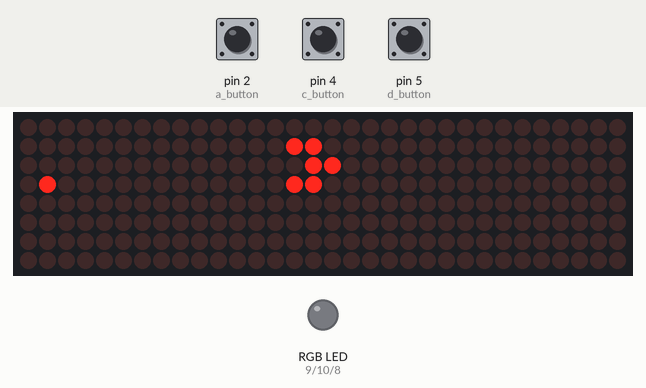
Recording of a sketch running on a simulated Arduino Uno, built with avr-gcc and run on an emulated ATmega328P. Parts: 32×8 LED matrix, an RGB LED mixed from three pins (HIGH = lit). The test bench sets the inputs (shaded band); at power-on: pin 2 (a_button) HIGH, pin 4 (c_button) LOW, pin 5 (d_button) LOW. Random numbers use the default seed unless the sketch sets one.

Above: at 1.2 s.
1.3 s: pin 2 (a_button) pulled LOW for 3.2 s
At 5.8 s:
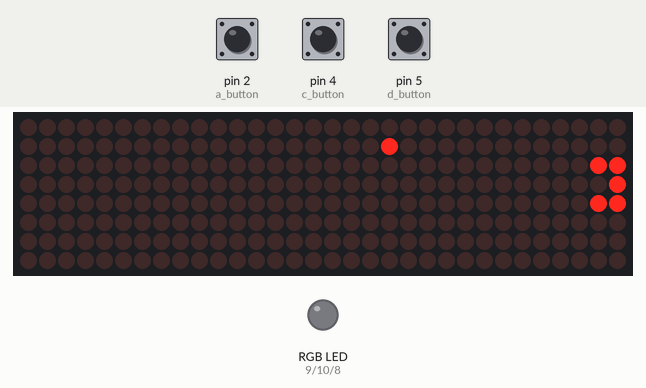
6.0 s: pin 4 (c_button) pulled HIGH for 1 s
At 7.5 s:
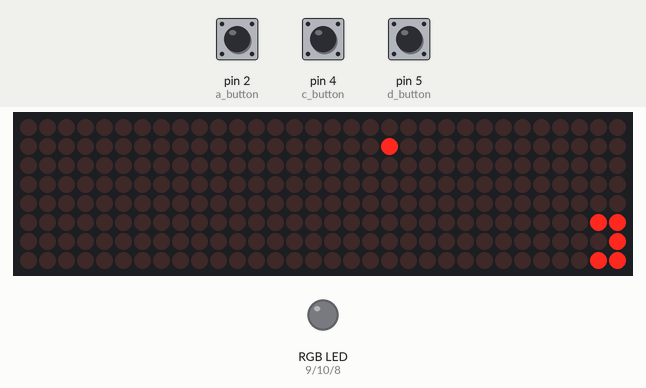
8.5 s: pin 2 (a_button) pulled LOW for 1 s
At 8.67 s:
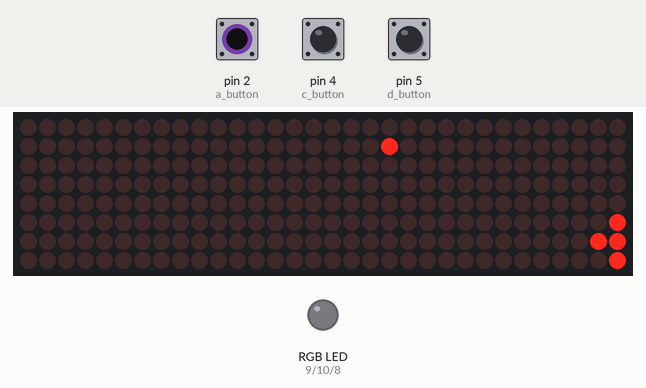
10.1 s: pin 4 (c_button) pulled HIGH for 0.15 s
At 10.21 s:
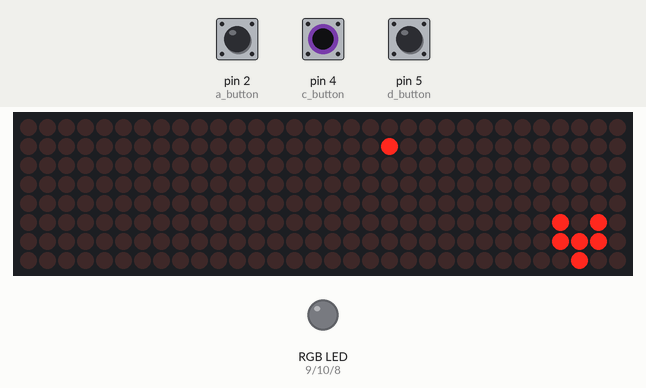
13.2 s: pin 2 (a_button) pulled LOW for 3.2 s
At 13.63 s:
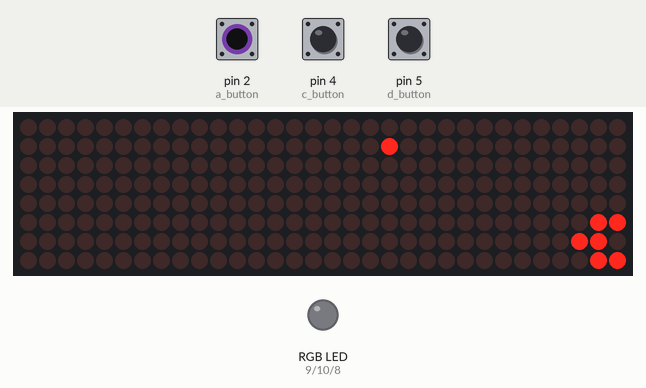
17.0 s: pin 4 (c_button) pulled HIGH for 0.15 s
At 17.11 s:
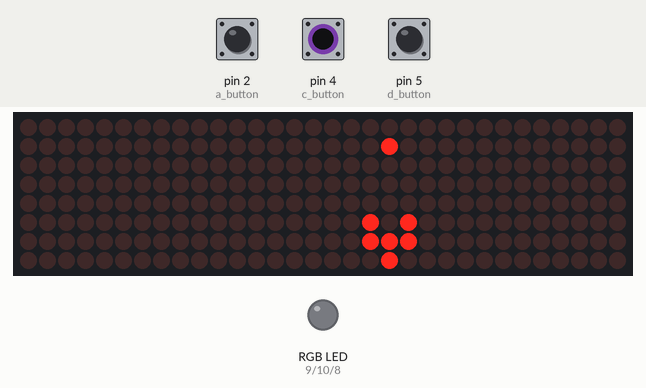
Timing chart, 0 to 20.0 s (numbered marks = the images above; inputs shaded):
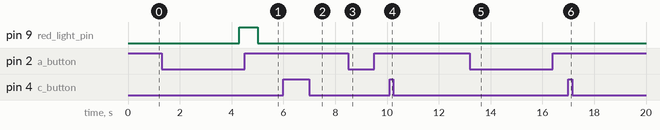

The sketch:

source_code.ino
```cpp
#include "LedControl.h"

#include "binary.h"

const int a_button = 2;
const int b_button = 3;
const int c_button = 4;
const int d_button = 5;
const int e_button = 6;
const int f_button = 7;

const int red_light_pin = 9;
const int green_light_pin = 10;
const int blue_light_pin = 8;

// center coordinates of the plane
int plane_x;
int plane_y;
int planeCurrentDisplay;

// direction of the plane
int planeDirection;

// direction constants
const int LEFT = 0;
const int RIGHT = 1;
const int UP = 2;
const int DOWN = 3;

// target coordinates
int target_x;
int target_y;
int targetCurrentDisplay;

// bullet coordinates
int bullet_x;
int bullet_y;
int bulletCurrentDisplay;

// number of the 8x8 led matrices
const int numDevices = 4;
LedControl lc = LedControl(12, 13, 11, numDevices);

void setup() {

  // sets up RGB led pins
  pinMode(red_light_pin, OUTPUT);
  pinMode(green_light_pin, OUTPUT);
  pinMode(blue_light_pin, OUTPUT);

  // sets up joystick buttons
  pinMode(a_button, INPUT);
  pinMode(c_button, INPUT);
  pinMode(d_button, INPUT);
  pinMode(b_button, INPUT);
  pinMode(f_button, INPUT);
  pinMode(e_button, INPUT);

  // sets up led matrices
  lc.shutdown(0, false);
  lc.setIntensity(0, 8);
  lc.clearDisplay(0);

  lc.shutdown(1, false);
  lc.setIntensity(1, 8);
  lc.clearDisplay(1);

  lc.shutdown(2, false);
  lc.setIntensity(2, 8);
  lc.clearDisplay(2);

  lc.shutdown(3, false);
  lc.setIntensity(3, 8);
  lc.clearDisplay(3);

  RGB_color(0, 0, 0);
  startNewGame();
}

void generateNewTarget() {
  targetCurrentDisplay = random(0, 4);
  if (targetCurrentDisplay == planeCurrentDisplay) {
    if (planeCurrentDisplay == 3) {
      --targetCurrentDisplay;
    } else {
      ++targetCurrentDisplay;
    }
  }
  target_x = random(1, 7);
  target_y = random(1, 7);
}

void drawDown() {
  lc.setLed(planeCurrentDisplay, plane_x, plane_y, true);
  lc.setLed(planeCurrentDisplay, plane_x - 1, plane_y, true);
  lc.setLed(planeCurrentDisplay, plane_x + 1, plane_y, true);

  if (plane_y == 0) {
    lc.setLed(planeCurrentDisplay + 1, plane_x + 1, 7, true);
    lc.setLed(planeCurrentDisplay + 1, plane_x - 1, 7, true);
  } else {
    lc.setLed(planeCurrentDisplay, plane_x + 1, plane_y - 1, true);
    lc.setLed(planeCurrentDisplay, plane_x - 1, plane_y - 1, true);
  }

  if (plane_y == 7) {
    lc.setLed(planeCurrentDisplay - 1, plane_x, 0, true);
  } else {
    lc.setLed(planeCurrentDisplay, plane_x, plane_y + 1, true);
  }

}

void drawUp() {
  lc.setLed(planeCurrentDisplay, plane_x, plane_y, true);
  lc.setLed(planeCurrentDisplay, plane_x - 1, plane_y, true);
  lc.setLed(planeCurrentDisplay, plane_x + 1, plane_y, true);

  if (plane_y == 7) {
    lc.setLed(planeCurrentDisplay - 1, plane_x + 1, 0, true);
    lc.setLed(planeCurrentDisplay - 1, plane_x - 1, 0, true);
  } else {
    lc.setLed(planeCurrentDisplay, plane_x + 1, plane_y + 1, true);
    lc.setLed(planeCurrentDisplay, plane_x - 1, plane_y + 1, true);
  }

  if (plane_y == 0) {
    lc.setLed(planeCurrentDisplay + 1, plane_x, 7, true);
  } else {
    lc.setLed(planeCurrentDisplay, plane_x, plane_y - 1, true);
  }
}

void drawLeft() {
  lc.setLed(planeCurrentDisplay, plane_x, plane_y, true);
  lc.setLed(planeCurrentDisplay, plane_x + 1, plane_y, true);

  if (plane_y == 0) {
    lc.setLed(planeCurrentDisplay + 1, plane_x, 7, true);
    lc.setLed(planeCurrentDisplay + 1, plane_x - 1, 7, true);
  } else {
    lc.setLed(planeCurrentDisplay, plane_x, plane_y - 1, true);
    lc.setLed(planeCurrentDisplay, plane_x - 1, plane_y - 1, true);
  }

  if (plane_y == 7) {
    lc.setLed(planeCurrentDisplay - 1, plane_x, 0, true);
    lc.setLed(planeCurrentDisplay - 1, plane_x - 1, 0, true);
  } else {
    lc.setLed(planeCurrentDisplay, plane_x, plane_y + 1, true);
    lc.setLed(planeCurrentDisplay, plane_x - 1, plane_y + 1, true);
  }

}

void drawRight() {
  lc.setLed(planeCurrentDisplay, plane_x, plane_y, true);
  lc.setLed(planeCurrentDisplay, plane_x - 1, plane_y, true);

  if (plane_y == 0) {
    lc.setLed(planeCurrentDisplay + 1, plane_x, 7, true);
    lc.setLed(planeCurrentDisplay + 1, plane_x + 1, 7, true);
  } else {
    lc.setLed(planeCurrentDisplay, plane_x, plane_y - 1, true);
    lc.setLed(planeCurrentDisplay, plane_x + 1, plane_y - 1, true);
  }

  if (plane_y == 7) {
    lc.setLed(planeCurrentDisplay - 1, plane_x, 0, true);
    lc.setLed(planeCurrentDisplay - 1, plane_x + 1, 0, true);
  } else {
    lc.setLed(planeCurrentDisplay, plane_x, plane_y + 1, true);
    lc.setLed(planeCurrentDisplay, plane_x + 1, plane_y + 1, true);
  }
}

void draw() {
  clearDisplays();

  // draws the bullet
  lc.setLed(targetCurrentDisplay, target_x, target_y, true);

  // draws the plane in on of the directions
  switch (planeDirection) {
  case UP:
    drawUp();
    break;
  case DOWN:
    drawDown();
    break;
  case LEFT:
    drawLeft();
    break;
  case RIGHT:
    drawRight();
    break;
  default:
    break;
  }
}

void waitWhilePressed(int button, bool maxDelay) {
  int delaySum = 0;
  while (digitalRead(button) == LOW && delaySum < 200) {
    delay(1);
    if (maxDelay) {
      ++delaySum;
    }
  }
}

void clearDisplays() {
  for (int i = 0; i < 4; ++i) {
    lc.clearDisplay(i);
  }
}

void buttonUpPressed() {
  if (planeDirection != UP) {
    planeDirection = UP;
  } else {
    if (plane_y > 0) {
      --plane_y;
    } else if (planeCurrentDisplay < 3) {
      ++planeCurrentDisplay;
      plane_y = 7;
    }
  }
  draw();
  waitWhilePressed(a_button, 200);
}

void buttonDownPressed() {
  if (planeDirection != DOWN) {
    planeDirection = DOWN;
  } else {
    if (plane_y < 7) {
      ++plane_y;
    } else if (planeCurrentDisplay > 0) {
      --planeCurrentDisplay;
      plane_y = 0;
    }
  }
  draw();
  waitWhilePressed(c_button, 200);
}

void buttonLeftPressed() {
  if (planeDirection != LEFT) {
    planeDirection = LEFT;
  } else if (plane_x < 6) {
    ++plane_x;
  }
  draw();
  waitWhilePressed(d_button, 200);
}

void buttonRightPressed() {
  if (planeDirection != RIGHT) {
    planeDirection = RIGHT;
  } else if (plane_x > 1) {
    --plane_x;
  }
  draw();
  waitWhilePressed(b_button, 200);
}

bool checkCrash() {
  if (targetCurrentDisplay == planeCurrentDisplay && (target_x + 1 == plane_x || target_x - 1 == plane_x || target_x == plane_x) && (target_y + 1 == plane_y || target_y - 1 == plane_y || target_y == plane_y)) {
    return true;
  }
  return false;
}

void drawTargetExplosion() {
  for (int i = 0; i < 4; ++i) {
    lc.setLed(bulletCurrentDisplay, bullet_x - 1, bullet_y - 1, true);
    lc.setLed(bulletCurrentDisplay, bullet_x + 1, bullet_y + 1, true);
    lc.setLed(bulletCurrentDisplay, bullet_x + 1, bullet_y - 1, true);
    lc.setLed(bulletCurrentDisplay, bullet_x - 1, bullet_y + 1, true);
    draw();
    delay(50);
  }
}

bool targetHit() {
  if (bullet_x == target_x && bullet_y == target_y && bulletCurrentDisplay == targetCurrentDisplay) {
    RGB_color(0, 255, 0);
    drawTargetExplosion();
    generateNewTarget();
    draw();
    RGB_color(0, 0, 0);
    return true;
  }
  return false;
}

void shootLeft() {
  while (bullet_x < 8) {
    ++bullet_x;
    lc.setLed(bulletCurrentDisplay, bullet_x, bullet_y, true);
    delay(20);
    if (targetHit()) {
      return;
    }
    draw();
  }
}

void shootRight() {
  while (bullet_x >= 0) {
    --bullet_x;
    lc.setLed(bulletCurrentDisplay, bullet_x, bullet_y, true);
    delay(20);
    if (targetHit()) {
      return;
    }
    draw();
  }
}

void shootDown() {
  while (bullet_y < 8 && bulletCurrentDisplay >= 0) {
    if (bullet_y == 7) {
      bullet_y = 0;
      --bulletCurrentDisplay;
    } else {
      ++bullet_y;
    }

    lc.setLed(bulletCurrentDisplay, bullet_x, bullet_y, true);
    delay(20);
    if (targetHit()) {
      return;
    }
    draw();
  }
}

void shootUp() {
  while (bullet_y >= 0 && bulletCurrentDisplay <= 3) {
    if (bullet_y == 0) {
      bullet_y = 7;
      ++bulletCurrentDisplay;
    } else {
      --bullet_y;
    }

    lc.setLed(bulletCurrentDisplay, bullet_x, bullet_y, true);
    delay(20);
    if (targetHit()) {
      return;
    }
    draw();
  }
}

void shootButtonPressed() {
  bullet_x = plane_x;
  bullet_y = plane_y;
  bulletCurrentDisplay = planeCurrentDisplay;

  switch (planeDirection) {
  case LEFT:
    shootLeft();
    break;
  case RIGHT:
    shootRight();
    break;
  case UP:
    shootUp();
    break;
  case DOWN:
    shootDown();
    break;
  default:
    break;
  }
}

void generateNewTargetButtonPressed() {
  generateNewTarget();
  draw();
  waitWhilePressed(e_button, false);
}

void generateNewPlane() {
  plane_x = random(1, 7);
  plane_y = random(1, 7);
  planeDirection = random(0, 4);
  planeCurrentDisplay = random(0, 4);
}

void startNewGame() {
  generateNewPlane();
  generateNewTarget();
  draw();
}

void drawGameOver() {
  for (int j = 0; j < 8; ++j) {
    for (int k = 0; k < 8; ++k) {
      lc.setLed(0, j, k, true);
      lc.setLed(1, k, j, true);
      lc.setLed(2, j, k, true);
      lc.setLed(3, k, j, true);
      delay(5);
    }
  }
  delay(250);
}

void RGB_color(int red_light_value, int green_light_value, int blue_light_value) {
  analogWrite(red_light_pin, red_light_value);
  analogWrite(green_light_pin, green_light_value);
  analogWrite(blue_light_pin, blue_light_value);
}

void loop() {
  if (digitalRead(a_button) == LOW) {
    buttonUpPressed();
  } else if (digitalRead(c_button) == LOW) {
    buttonDownPressed();
  } else if (digitalRead(d_button) == LOW) {
    buttonLeftPressed();
  } else if (digitalRead(b_button) == LOW) {
    buttonRightPressed();
  } else if (digitalRead(f_button) == LOW) {
    shootButtonPressed();
  } else if (digitalRead(e_button) == LOW) {
    generateNewTargetButtonPressed();
  }

  if (checkCrash()) {
    RGB_color(255, 0, 0);
    drawGameOver();
    startNewGame();
    RGB_color(0, 0, 0);
  }
}
```

Measured:
- after the input at 1.3 s, pin 9 (red_light_pin): LOW → HIGH after 3.0 s, → LOW 0.71 s later
- after the input at 6.0 s, the display: first changes at once (image 2 shows a later state)
- after the input at 8.5 s, the display: changes after 0.07 s (image 3)
- after the input at 13.2 s, the display: first changes after 0.11 s (image 5 shows a later state)
